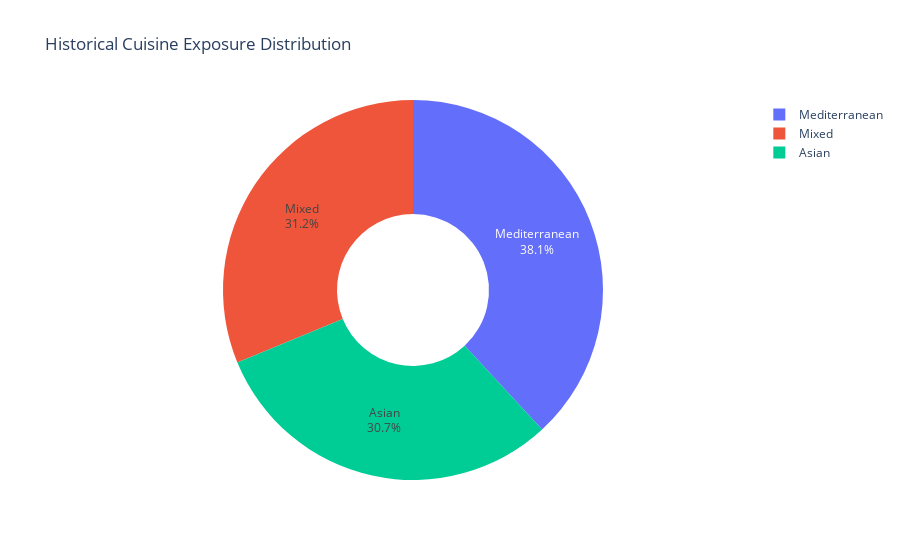
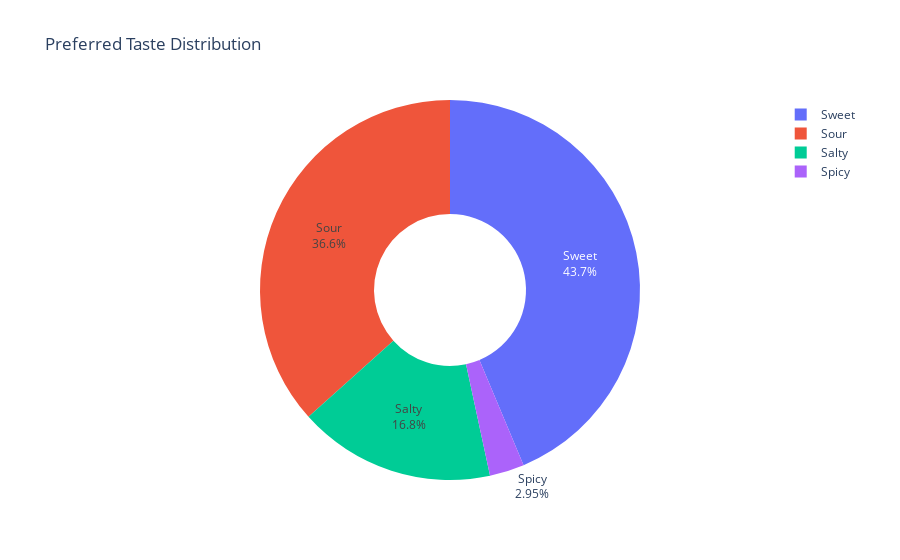

The cell these charts' notebook holds for them, in order:
### Markdown cell above
# Pie Classification Historical Cuisine Exposure And Preferred Taste

### Code cell
import plotly.express as px

# PIE CHART for 'historical_cuisine_exposure'
fig1 = px.pie(df, names='historical_cuisine_exposure',
              title='Historical Cuisine Exposure Distribution',
              hole=0.4)  # optional: to make it a donut
fig1.update_traces(textinfo='percent+label')
fig1.show()

# PIE CHART for 'preferred_taste'
fig2 = px.pie(df, names='preferred_taste',
              title='Preferred Taste Distribution',
              hole=0.4)
fig2.update_traces(textinfo='percent+label')
fig2.show()

### Figure 1 — Plotly figure (JSON) as saved in the notebook; plotly's stock layout.template omitted (floating-point values rounded to 4 significant figures; data arrays with more than 128 entries replaced by an {"elided": "..."} marker saying what was removed)
{"data": [{"domain": {"x": [0, 1], "y": [0, 1]}, "hole": 0.4, "hovertemplate": "historical_cuisine_exposure=%{label}<extra></extra>", "labels": {"elided": "10000 str values"}, "legendgroup": "", "name": "", "showlegend": true, "textinfo": "percent+label", "type": "pie"}], "layout": {"legend": {"tracegroupgap": 0}, "title": {"text": "Historical Cuisine Exposure Distribution"}}}

### Figure 2 — Plotly figure (JSON) as saved in the notebook; plotly's stock layout.template omitted (floating-point values rounded to 4 significant figures; data arrays with more than 128 entries replaced by an {"elided": "..."} marker saying what was removed)
{"data": [{"domain": {"x": [0, 1], "y": [0, 1]}, "hole": 0.4, "hovertemplate": "preferred_taste=%{label}<extra></extra>", "labels": {"elided": "10000 str values"}, "legendgroup": "", "name": "", "showlegend": true, "textinfo": "percent+label", "type": "pie"}], "layout": {"legend": {"tracegroupgap": 0}, "title": {"text": "Preferred Taste Distribution"}}}
